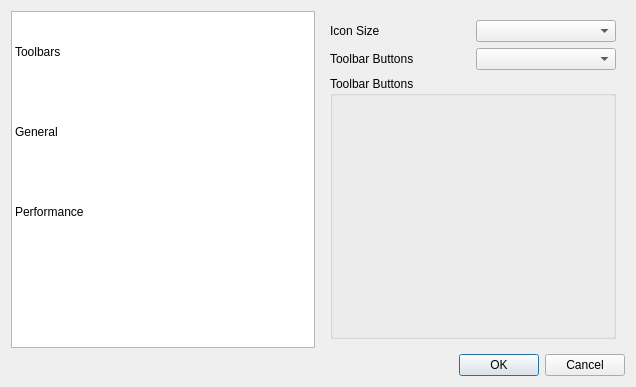
<?xml version="1.0" encoding="UTF-8"?>
<ui version="4.0">
 <class>Preferences_Dialog</class>
 <widget class="QDialog" name="Preferences_Dialog">
  <property name="geometry">
   <rect>
    <x>0</x>
    <y>0</y>
    <width>636</width>
    <height>387</height>
   </rect>
  </property>
  <property name="windowTitle">
   <string>Dialog</string>
  </property>
  <layout class="QVBoxLayout" name="verticalLayout">
   <item>
    <layout class="QHBoxLayout" name="horizontalLayout">
     <item>
      <widget class="QTableWidget" name="tableWidget">
       <property name="sizePolicy">
        <sizepolicy hsizetype="Expanding" vsizetype="Expanding">
         <horstretch>0</horstretch>
         <verstretch>0</verstretch>
        </sizepolicy>
       </property>
       <property name="minimumSize">
        <size>
         <width>140</width>
         <height>0</height>
        </size>
       </property>
       <property name="selectionMode">
        <enum>QAbstractItemView::SingleSelection</enum>
       </property>
       <property name="selectionBehavior">
        <enum>QAbstractItemView::SelectRows</enum>
       </property>
       <property name="iconSize">
        <size>
         <width>48</width>
         <height>48</height>
        </size>
       </property>
       <property name="textElideMode">
        <enum>Qt::ElideRight</enum>
       </property>
       <property name="showGrid">
        <bool>false</bool>
       </property>
       <property name="sortingEnabled">
        <bool>true</bool>
       </property>
       <property name="cornerButtonEnabled">
        <bool>false</bool>
       </property>
       <attribute name="horizontalHeaderVisible">
        <bool>false</bool>
       </attribute>
       <attribute name="horizontalHeaderDefaultSectionSize">
        <number>144</number>
       </attribute>
       <attribute name="horizontalHeaderHighlightSections">
        <bool>false</bool>
       </attribute>
       <attribute name="horizontalHeaderStretchLastSection">
        <bool>true</bool>
       </attribute>
       <attribute name="verticalHeaderVisible">
        <bool>false</bool>
       </attribute>
       <attribute name="verticalHeaderDefaultSectionSize">
        <number>80</number>
       </attribute>
       <attribute name="verticalHeaderHighlightSections">
        <bool>false</bool>
       </attribute>
       <row>
        <property name="text">
         <string/>
        </property>
       </row>
       <row>
        <property name="text">
         <string/>
        </property>
       </row>
       <row>
        <property name="text">
         <string/>
        </property>
       </row>
       <column>
        <property name="text">
         <string/>
        </property>
       </column>
       <item row="0" column="0">
        <property name="text">
         <string>Toolbars</string>
        </property>
        <property name="icon">
         <iconset theme="configure-toolbars"/>
        </property>
        <property name="flags">
         <set>ItemIsSelectable|ItemIsEnabled</set>
        </property>
       </item>
       <item row="1" column="0">
        <property name="text">
         <string>General</string>
        </property>
        <property name="icon">
         <iconset theme="preferences-system"/>
        </property>
       </item>
       <item row="2" column="0">
        <property name="text">
         <string>Performance</string>
        </property>
        <property name="icon">
         <iconset theme="preferences-system-performance"/>
        </property>
       </item>
      </widget>
     </item>
     <item>
      <widget class="QStackedWidget" name="stackedWidget">
       <property name="sizePolicy">
        <sizepolicy hsizetype="Expanding" vsizetype="Preferred">
         <horstretch>0</horstretch>
         <verstretch>0</verstretch>
        </sizepolicy>
       </property>
       <property name="currentIndex">
        <number>0</number>
       </property>
       <widget class="QWidget" name="page_toolbars">
        <layout class="QGridLayout" name="gridLayout">
         <item row="0" column="0">
          <widget class="QLabel" name="label">
           <property name="text">
            <string>Icon Size</string>
           </property>
          </widget>
         </item>
         <item row="0" column="1">
          <widget class="QComboBox" name="combo_icon_size"/>
         </item>
         <item row="1" column="0">
          <widget class="QLabel" name="label_2">
           <property name="text">
            <string>Toolbar Buttons</string>
           </property>
          </widget>
         </item>
         <item row="1" column="1">
          <widget class="QComboBox" name="combo_icon_style"/>
         </item>
         <item row="2" column="0" colspan="2">
          <widget class="QGroupBox" name="groupBox">
           <property name="title">
            <string>Toolbar Buttons</string>
           </property>
           <layout class="QHBoxLayout" name="horizontalLayout_2">
            <item>
             <widget class="Toolbar_Editor" name="toolbar_editor"/>
            </item>
           </layout>
          </widget>
         </item>
        </layout>
       </widget>
       <widget class="QWidget" name="page_general"/>
       <widget class="QWidget" name="page_performance"/>
      </widget>
     </item>
    </layout>
   </item>
   <item>
    <widget class="QDialogButtonBox" name="buttonBox">
     <property name="orientation">
      <enum>Qt::Horizontal</enum>
     </property>
     <property name="standardButtons">
      <set>QDialogButtonBox::Cancel|QDialogButtonBox::Ok</set>
     </property>
    </widget>
   </item>
  </layout>
 </widget>
 <customwidgets>
  <customwidget>
   <class>Toolbar_Editor</class>
   <extends>QWidget</extends>
   <header>toolbar_editor.hpp</header>
  </customwidget>
 </customwidgets>
 <resources/>
 <connections>
  <connection>
   <sender>buttonBox</sender>
   <signal>accepted()</signal>
   <receiver>Preferences_Dialog</receiver>
   <slot>accept()</slot>
   <hints>
    <hint type="sourcelabel">
     <x>247</x>
     <y>355</y>
    </hint>
    <hint type="destinationlabel">
     <x>157</x>
     <y>274</y>
    </hint>
   </hints>
  </connection>
  <connection>
   <sender>buttonBox</sender>
   <signal>rejected()</signal>
   <receiver>Preferences_Dialog</receiver>
   <slot>reject()</slot>
   <hints>
    <hint type="sourcelabel">
     <x>315</x>
     <y>355</y>
    </hint>
    <hint type="destinationlabel">
     <x>286</x>
     <y>274</y>
    </hint>
   </hints>
  </connection>
  <connection>
   <sender>tableWidget</sender>
   <signal>cellActivated(int,int)</signal>
   <receiver>stackedWidget</receiver>
   <slot>setCurrentIndex(int)</slot>
   <hints>
    <hint type="sourcelabel">
     <x>98</x>
     <y>75</y>
    </hint>
    <hint type="destinationlabel">
     <x>220</x>
     <y>18</y>
    </hint>
   </hints>
  </connection>
  <connection>
   <sender>Preferences_Dialog</sender>
   <signal>accepted()</signal>
   <receiver>Preferences_Dialog</receiver>
   <slot>set_preferences()</slot>
   <hints>
    <hint type="sourcelabel">
     <x>536</x>
     <y>46</y>
    </hint>
    <hint type="destinationlabel">
     <x>539</x>
     <y>94</y>
    </hint>
   </hints>
  </connection>
 </connections>
 <slots>
  <slot>set_preferences()</slot>
 </slots>
</ui>
